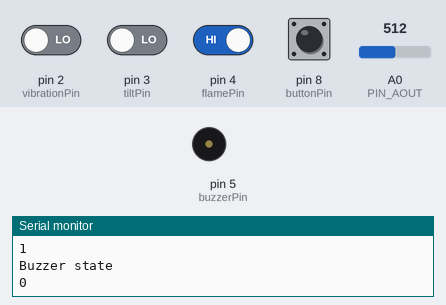
The sketch below on a simulated Arduino Uno, built with avr-gcc and run on an emulated ATmega328P. On the bench: buzzer (waves = sounding, pin HIGH), the last lines printed to the serial monitor. Inputs (shaded band) come from the test bench; at power-on: pin 4 (flamePin), pin 8 (buttonPin) HIGH, pin 2 (vibrationPin), pin 3 (tiltPin) LOW, A0 (PIN_AOUT) = 512.

Above: at 1.8 s.
1.9 s: A0 (PIN_AOUT) set to 939
3.4 s: A0 (PIN_AOUT) set to 966
At 5.5 s:
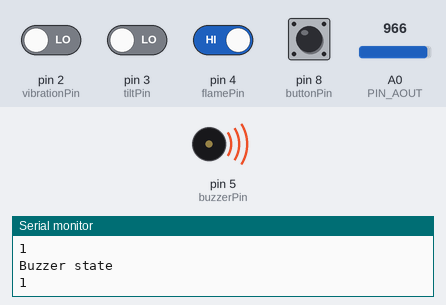
Timing chart, 0 to 7.0 s (numbered marks = the images above; inputs shaded):
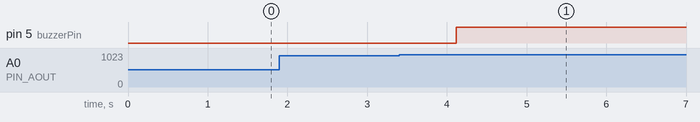

Measured:
- the behaviour switches between 950 and 951 on A0 (PIN_AOUT) (found by bisection; images 0 and 1)
- after the input at 3.4 s, pin 5 (buzzerPin): LOW → HIGH after 0.72 s

The sketch:

Project3-Earthquake_Sensor.ino
```cpp
// Define sensor and output pins
const int vibrationPin = 2; // Digital pin for vibration sensor
const int tiltPin = 3; // Digital pin for tilt sensor
const int flamePin = 4; // Digital pin for flame sensor
const int buzzerPin = 5; // Digital pin for buzzer
const int buttonPin = 8; // Digital pin for button
#define PIN_AOUT A0 // Analog pin for smoke sensor (MQ-2)

bool buzzerState = false;


void setup() {
  Serial.begin(9600);

  pinMode(vibrationPin, INPUT);
  pinMode(tiltPin, INPUT);
  pinMode(flamePin, INPUT);

  pinMode(buzzerPin, OUTPUT);

  pinMode(buttonPin, INPUT_PULLUP);
}

void loop() {
  // Read sensor values
  int vibrationState = digitalRead(vibrationPin);
  int tiltState = digitalRead(tiltPin);
  int flameState = digitalRead(flamePin);
  int buttonState = digitalRead(buttonPin);

  // Read smoke sensor value
  // int ppm = MQ2.readSensor();
  int smokeState = analogRead(PIN_AOUT);
  Serial.print("SmokeState PPM: ");
  Serial.println(smokeState);

  Serial.println("Vibration");
  Serial.println(vibrationState);
  Serial.println("tilt");
  Serial.println(tiltState);
  Serial.println("Flame");
  Serial.println(flameState);
   // Check Earthquake
  if (vibrationState == HIGH && tiltState == HIGH) {
    buzzerState = true;
  }

  if (smokeState > 950){
    buzzerState = true;
  }

  if (flameState == LOW){
    buzzerState = true;
  }
  // If the button is pressed, reset the buzzer state
  if (buttonState == LOW) {
    buzzerState = false;
  }

  Serial.println("Button State");
  Serial.println(buttonState);
  Serial.println("Buzzer state");
  Serial.println(buzzerState);
  // Control the buzzer based on the buzzer state
  if (buzzerState) {
    digitalWrite(buzzerPin, HIGH);
  } else {
    digitalWrite(buzzerPin, LOW);
  }

  // Small delay to avoid bouncing issues with the button
  delay(1000);
}
```
